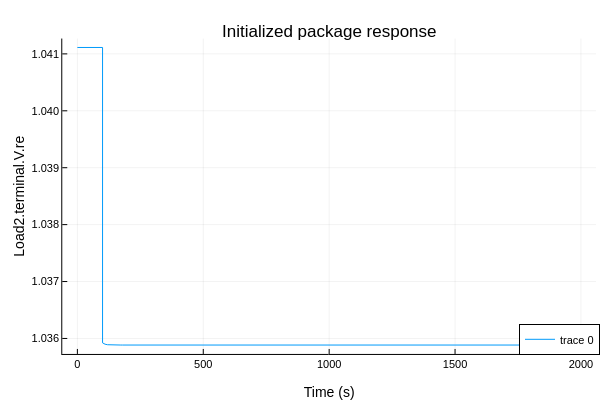

The notebook cell this image was saved under:
### Markdown cell above
## Optional: Plot Simulation Result

The final cell is an optional example of visualizing a variable from the initialized-package simulation result.

### Code cell
using Plots, DataFrames, CSV

# Select a variable to visualize from the initialized simulation.
PLOT_VARIABLE = "Load2.terminal.V.re"

result_columns = names(DataFrame(CSV.File(initialized_resultfile; limit = 0)))
PLOT_VARIABLE in result_columns ||
    error("PLOT_VARIABLE \"$PLOT_VARIABLE\" is not a variable in the simulation result.")
initialized_df = DataFrame(CSV.File(initialized_resultfile; select = ["time", PLOT_VARIABLE]))

plotlyjs()
p = plot(initialized_df[!, "time"], initialized_df[!, PLOT_VARIABLE], label = [PLOT_VARIABLE])
plot!(p, legend = :bottomright, titlefontsize = 12, labelfontsize = 10)
title!(p, "Initialized package response")
xlabel!(p, "Time (s)")
ylabel!(p, PLOT_VARIABLE)

### Figure 1 — Plotly figure (JSON) as saved in the notebook; plotly's stock layout.template omitted (floating-point values rounded to 4 significant figures; data arrays with more than 128 entries replaced by an {"elided": "..."} marker saying what was removed)
{"data": [{"colorbar": {"len": 0.8761, "title": "", "x": 0.9934, "y": 0.5104}, "legendgroup": ["Load2.terminal.V.re"], "line": {"color": "rgba(0, 154, 250, 1.000)", "dash": "solid", "shape": "linear", "width": 1}, "mode": "lines", "name": ["Load2.terminal.V.re"], "showlegend": true, "type": "scatter", "x": {"elided": "222 float values"}, "xaxis": "x", "y": {"elided": "222 float values"}, "yaxis": "y"}], "layout": {"annotations": [{"font": {"color": "rgba(0, 0, 0, 1.000)", "family": "sans-serif", "size": 17}, "rotation": -0.0, "showarrow": false, "text": "Initialized package response", "x": 0.5486, "xanchor": "center", "xref": "paper", "y": 1.0, "yanchor": "top", "yref": "paper"}], "height": 400, "legend": {"bgcolor": "rgba(255, 255, 255, 1.000)", "bordercolor": "rgba(0, 0, 0, 1.000)", "borderwidth": 1, "font": {"color": "rgba(0, 0, 0, 1.000)", "family": "sans-serif", "size": 11}, "title": {"font": {"color": "rgba(0, 0, 0, 1.000)", "family": "sans-serif", "size": 15}, "text": ""}, "tracegroupgap": 0, "traceorder": "normal", "x": 1.0, "xanchor": "right", "y": 0.07, "yanchor": "bottom"}, "margin": {"b": 20, "l": 0, "r": 0, "t": 20}, "paper_bgcolor": "rgba(255, 255, 255, 1.000)", "plot_bgcolor": "rgba(255, 255, 255, 1.000)", "showlegend": true, "width": 600, "xaxis": {"anchor": "y", "domain": [0.1038, 0.9934], "gridcolor": "rgba(0, 0, 0, 0.100)", "gridwidth": 0.5, "linecolor": "rgba(0, 0, 0, 1.000)", "mirror": false, "range": [-60.0, 2060.0], "showgrid": true, "showline": true, "showticklabels": true, "tickangle": 0, "tickcolor": "rgb(0, 0, 0)", "tickfont": {"color": "rgba(0, 0, 0, 1.000)", "family": "sans-serif", "size": 11}, "tickmode": "array", "ticks": "inside", "ticktext": ["0", "500", "1000", "1500", "2000"], "tickvals": [0.0, 500.0, 1000.0, 1500.0, 2000.0], "title": "Time (s)", "titlefont": {"color": "rgba(0, 0, 0, 1.000)", "family": "sans-serif", "size": 14}, "type": "-", "visible": true, "zeroline": false, "zerolinecolor": "rgba(0, 0, 0, 1.000)"}, "yaxis": {"anchor": "x", "domain": [0.07234, 0.9485], "gridcolor": "rgba(0, 0, 0, 0.100)", "gridwidth": 0.5, "linecolor": "rgba(0, 0, 0, 1.000)", "mirror": false, "range": [1.036, 1.041], "showgrid": true, "showline": true, "showticklabels": true, "tickangle": 0, "tickcolor": "rgb(0, 0, 0)", "tickfont": {"color": "rgba(0, 0, 0, 1.000)", "family": "sans-serif", "size": 11}, "tickmode": "array", "ticks": "inside", "ticktext": ["1.036", "1.037", "1.038", "1.039", "1.040", "1.041"], "tickvals": [1.036, 1.037, 1.038, 1.039, 1.04, 1.041], "title": "Load2.terminal.V.re", "titlefont": {"color": "rgba(0, 0, 0, 1.000)", "family": "sans-serif", "size": 14}, "type": "-", "visible": true, "zeroline": false, "zerolinecolor": "rgba(0, 0, 0, 1.000)"}}}
